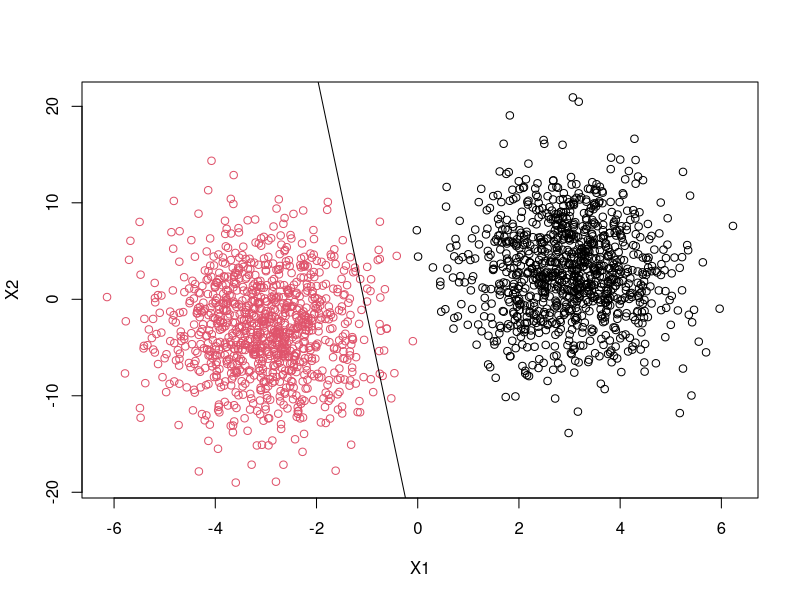

Write R code to recreate this figure.
# input params:
a = 3
b = 3
s = 25

C = c(300, 0.5)
Var = matrix(c(1, 0, 0, s), 2)
Mu = matrix(c(a, b, -a, -b), 2)

library('mvtnorm')

GenerateData = function(n, Mu, Var) {
  result = data.frame()
  for (i in 1:ncol(Mu)) {
    X = rmvnorm(n, mean=Mu[, i], sigma=Var)
    result = rbind(result, data.frame(X, component=rep(i, n)))
  }

  return (result)
}


set.seed(42)
data = GenerateData(1000, Mu, Var)
plot(data[, c("X1", "X2")], col=data$component)

separationSurface = function(x) {
    return ((s / b) * (log(C[2] / C[1]) / 2 - a * x))
}

lines(c(-1000, 1000), separationSurface(c(-1000, 1000)))
